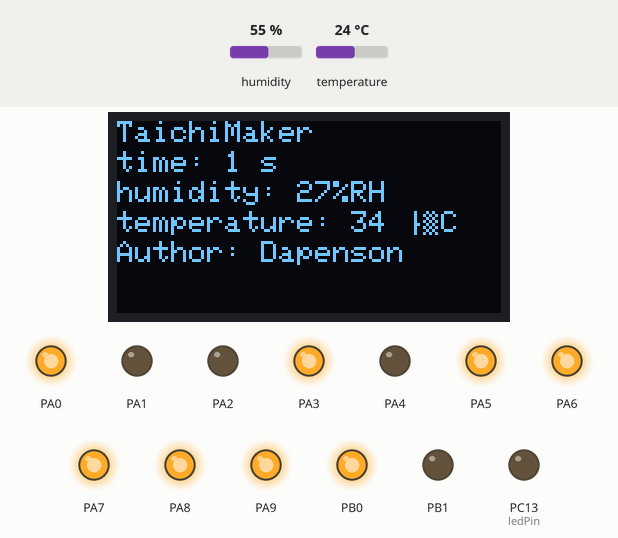
The program below on a simulated STM32 Blue Pill. Parts: 128×64 one-colour display, output pins drawn as LEDs (lit = HIGH). The test bench sets the inputs (shaded band); at power-on: humidity 55 %, temperature 24 °C.

Above: at 1.6 s.
1.7 s: humidity set to 22 %
At 4.4 s:
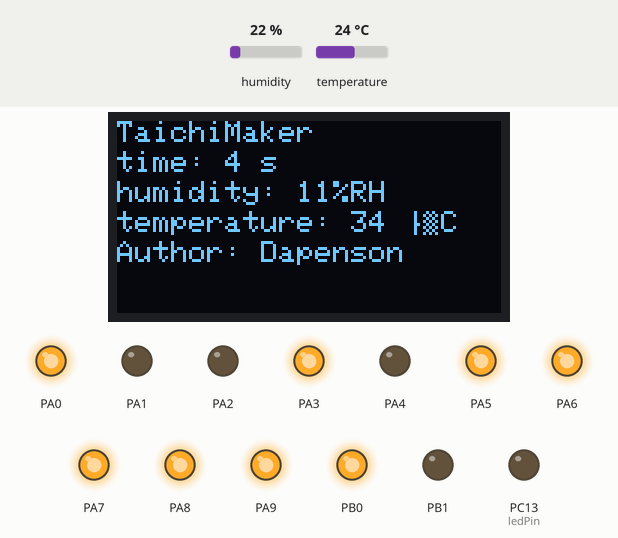
7.5 s: temperature set to 12 °C
At 8.8 s:
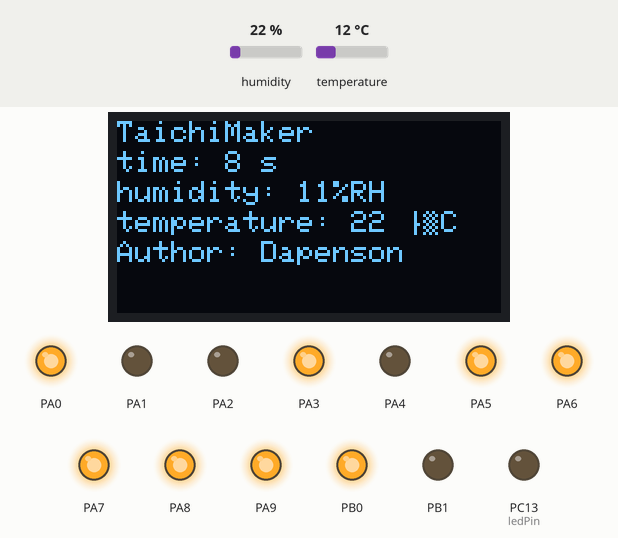
10.8 s: humidity set to 40 %
At 13.3 s:
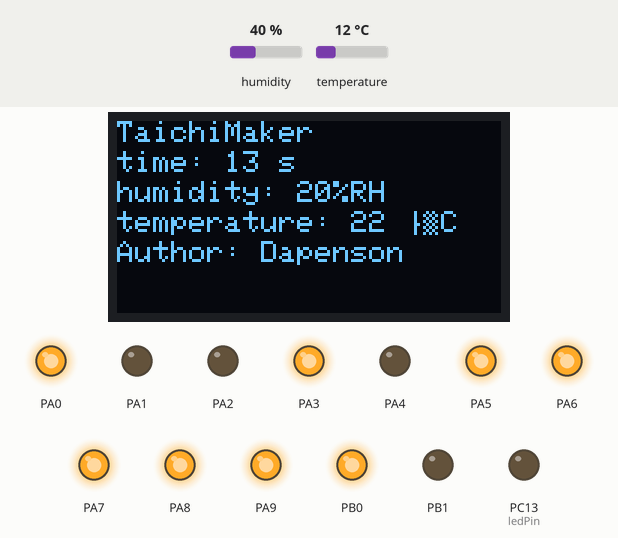
15.5 s: temperature set to 19 °C
At 18.4 s:
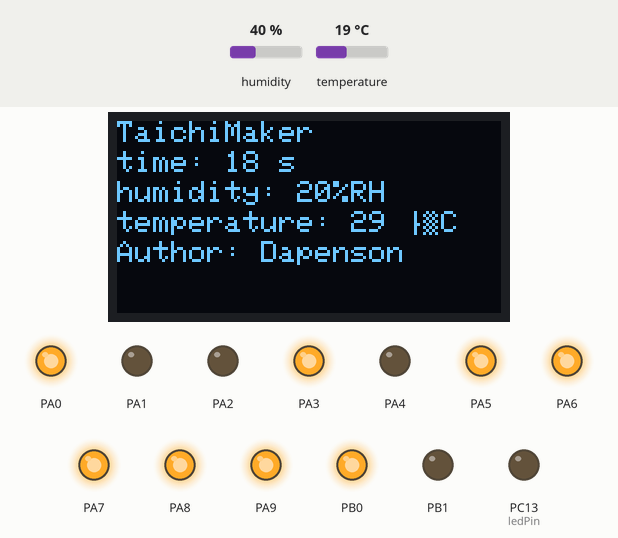
Timing chart, 0 to 19.9 s (numbered marks = the images above; inputs shaded):
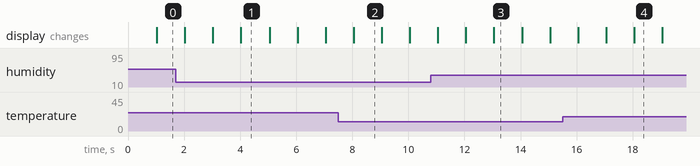

Measured:
- what the display in image 1 shows lasts 1.0 s, from 4.0 s to 5.0 s

The program:

main.cpp
```cpp
#include <Arduino.h>
#include <DHT.h>

#include <Adafruit_GFX.h>
#include <Adafruit_SSD1306.h>

#include <Wire.h>

#include <Chrono.h>

Chrono chronoA;
Chrono chronoB;

#define DHTPIN PB8
#define DHTTYPE DHT11

DHT dht(DHTPIN, DHTTYPE);

#define SCREEN_WIDTH 128
#define SCREEN_HEIGHT 64

#define OLED_RESET 4

Adafruit_SSD1306 display(SCREEN_WIDTH,SCREEN_HEIGHT, &Wire, OLED_RESET);

void display_number(int order,int number);
void words_display();
void read_data();

const int ledPin = PC13;

//b     a0
//SEG3  a1
//SEG2  a2
//f     a3
//a     b0
//SEG1  b1
//SEG4  a4
//g     a5
//c     a6
//dp    a7
//d     a9
//e     a8

int b     = PA0;
int SEG3  = PA1;
int SEG2  = PA2;
int f     = PA3;
int a     = PB0;
int SEG1  = PB1;
int SEG4  = PA4;
int g     = PA5;
int c     = PA6;
int dp    = PA7;
int d     = PA8;
int e     = PA9;

int scl   = SCL; //PB6
int sda   = SDA; //PB7

int humidity = 0;
int temperature = 0;

int seg_array[4] = {SEG4,SEG3,SEG2,SEG1};
int led_array[8] = {a,b,c,d,e,f,g,dp};


//B,?,C,SEG1,A,F,G,DP

int logic_array[10][8] = {
  //a,b,c,d,e,f,g,dp
  {1,1,1,1,1,1,0,0}, // 0
  {0,1,1,0,0,0,0,0}, // 1
  {1,1,0,1,1,0,1,0}, // 2
  {1,1,1,1,0,0,1,0}, // 3
  {0,1,1,0,0,1,1,0}, // 4
  {1,0,1,1,0,1,1,0}, // 5
  {1,0,1,1,1,1,1,0}, // 6
  {1,1,1,0,0,0,0,0}, // 7
  {1,1,1,1,1,1,1,0}, // 8
  {1,1,1,1,0,1,1,0}, // 9
};

void setup() {
  // put your setup code here, to run once:
  pinMode(ledPin, OUTPUT);
  Serial.begin(9600);
  // dht.begin();

  for(int i=0;i<4;++i){
    pinMode(seg_array[i], OUTPUT);
  }

  digitalWrite(seg_array[0], LOW);
  digitalWrite(seg_array[1], LOW);
  digitalWrite(seg_array[2], LOW);
  digitalWrite(seg_array[3], LOW);

  for(int i=0;i<8;++i){
    pinMode(led_array[i], OUTPUT);
  }
  digitalWrite(led_array[0], HIGH);
  digitalWrite(led_array[1], HIGH);
  digitalWrite(led_array[2], HIGH);
  digitalWrite(led_array[3], HIGH);
  digitalWrite(led_array[4], HIGH);
  digitalWrite(led_array[5], HIGH);
  digitalWrite(led_array[6], HIGH);
  digitalWrite(led_array[7], HIGH);

  display.begin(SSD1306_SWITCHCAPVCC, 0x3C);
  read_data();
}

void loop() {


    // float humidity = dht.readHumidity();
    // float temperature = dht.readTemperature();

    // if (isnan(humidity) || isnan(temperature)) {
    //     Serial.println("读取失败！");
    //     return;
    // }

    // Serial.print("湿度: ");
    // Serial.print(humidity);
    // Serial.print(" %\t");
    // Serial.print("温度: ");
    // Serial.print(temperature);
    // Serial.println(" *C");

    // delay(2000);  // 每2秒读取一次

  // put your main code here, to run repeatedly:

  // for(int i=1;i<=5;++i){
  //   digitalWrite(ledPin, HIGH);
  //   delay(60*i);
  //   digitalWrite(ledPin, LOW);
  //   delay(60*i);
  //   Serial.println("Done!");
  // }

  // digitalWrite(led_array[0], HIGH);
  // digitalWrite(led_array[1], HIGH);
  // digitalWrite(led_array[2], HIGH);
  // digitalWrite(led_array[3], HIGH);
  // digitalWrite(led_array[4], HIGH);
  // digitalWrite(led_array[5], HIGH);
  // digitalWrite(led_array[6], HIGH);
  // digitalWrite(led_array[7], HIGH);
  // for(int i=0;i<=7;++i){
  //   digitalWrite(led_array[i], LOW);
  //   delay(800);
  // }
  if(chronoA.hasPassed(1000)){
    chronoA.restart();
    words_display();
    display.display();
  }
  if(chronoB.hasPassed(2500)){
    chronoB.restart();
    read_data();
  }
  return;
}

void read_data(){
  int h = dht.readHumidity();
  int t = dht.readTemperature();
  if(h!=0) humidity = h / 2;
  if(t!=0) temperature = t + 10;
}

void  words_display(){
  display.clearDisplay();
  display.setTextColor(WHITE);

  // 设置字体颜色,白色可见
  display.setTextColor(WHITE);

  //设置字体大小
  display.setTextSize(1.5);

  //设置光标位置
  display.setCursor(0, 0);
  display.print("TaichiMaker");

  display.setCursor(0, 10);
  display.print("time: ");
  //打印自开发板重置以来的秒数：
  display.print(millis() / 1000);
  display.print(" s");

  display.setCursor(0, 20);
  display.print("humidity: ");
  display.print(humidity);
  display.print("%RH");


  display.setCursor(0, 30);
  display.print("temperature: ");
  display.print(temperature);
  display.print(" °C");

  display.setCursor(0, 40);
  display.setTextColor(WHITE);
  display.print("Author: ");
  display.print("Dapenson");
}


void display_number(int order,int number){
  digitalWrite(seg_array[order],HIGH);
  for(int i=0;i<8;++i){
    digitalWrite(led_array[i],logic_array[number][i]^1);
  }
  delay(2);
  digitalWrite(seg_array[order],LOW);
}
```
